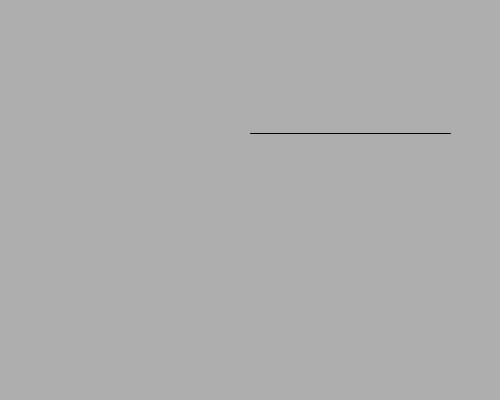
Frame 1 (no input)
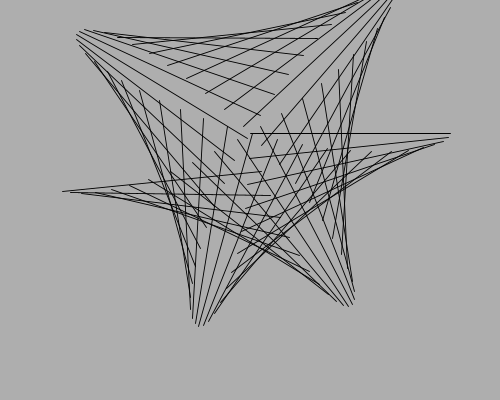
Frame 60 (the mouse pressed at the canvas centre just before this capture)
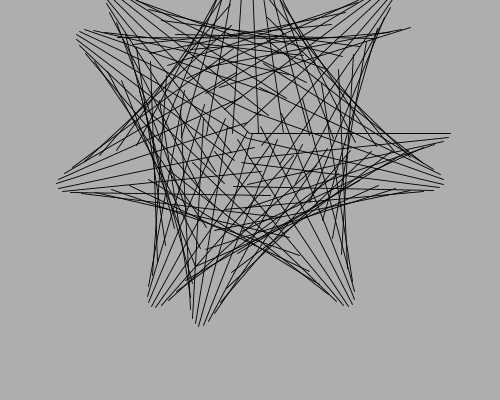
Frame 120 (the mouse held since frame 60 and released just before this capture)

The Processing sketch that drew these frames (run headless with seeded random() and noise(); from frame 60 on, the mouse is pressed at the canvas centre):

// Processing sketch: processing_111431
// ── processing_111431.pde

float a,b,ainc,binc,weight,l;
 
void setup(){
  size(500,400);
  frameRate(5);
  ainc=random(.001,.2);
  binc=random(.001,.08);
  weight=random(.9,.9);
  l=200;
  strokeWeight(weight);
  smooth();
  background(174);
}
 
void draw(){
  translate(width/2,height/3);
  rotate(b);
  line(0+l*cos(a),0,0,0+l*sin(a));
  a=a+ainc;
  b=b+binc; 
}
 
void keyPressed(){
  a=0;
  b=0;
    ainc=random(.003,.4);
  binc=random(.005,.01);
  weight=random(.9,.6);
  l=200;
  strokeWeight(weight);
  background(500);
}
